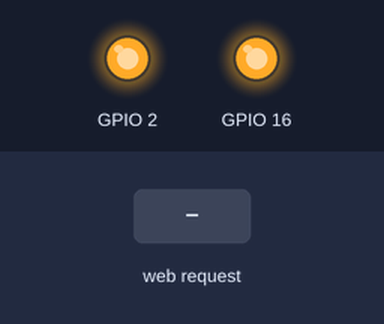
This sketch was run on a simulated ESP8266 (NodeMCU). Parts: output pins drawn as LEDs (lit = HIGH). The test bench sets the inputs (shaded band). WiFi joins after 1.5 s; servers stay silent unless stated; what the sketch prints to the serial monitor is not drawn.

Above: at 2.7 s.
2.8 s: HTTP request GET /onD1 received
At 3.9 s:
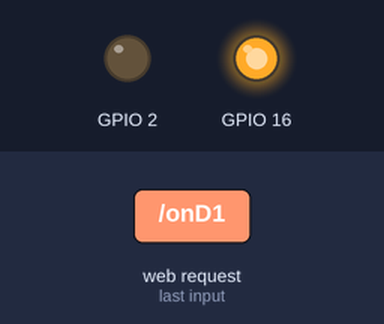
4.3 s: HTTP request GET /onD2 received
At 5.0 s:
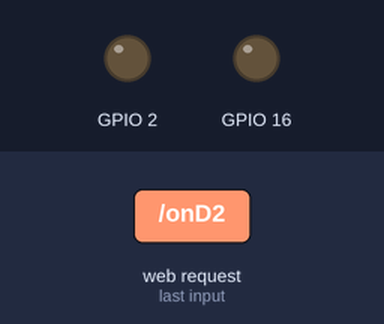
5.8 s: HTTP request GET /offD1 received
At 6.2 s:
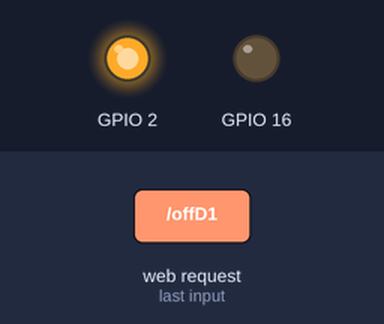
7.3 s: HTTP request GET /offD2 received
At 8.5 s:
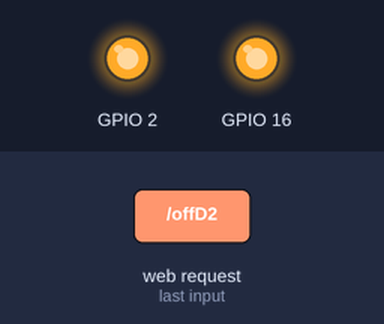
Timing chart, 0 to 9.8 s (numbered marks = the images above; inputs shaded):
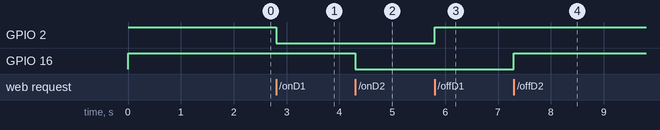

Measured:
- after the input at 2.8 s, GPIO 2: HIGH → LOW at once
- after the input at 4.3 s, GPIO 16: HIGH → LOW at once
- after the input at 5.8 s, GPIO 2: LOW → HIGH at once
- after the input at 7.3 s, GPIO 16: LOW → HIGH at once

The sketch:

btvn3_buoi5.ino
```cpp
#include <ESP8266WiFi.h>
#include <ESP8266WebServer.h>
ESP8266WebServer webServer(80);
char* ssid = "Cong Thanh";
char* pass = "12346789";

const char MainPage[] PROGMEM = R"=====(
  <!DOCTYPE html>
  <html>
   <head>
       <title>Web bật đèn</title>
       <style>
          body {text-align:center;}
          h1 {color:#003300;}
          a {text-decoration: none;color:#FFFFFF;}
          .bt_on {height:50px; width:100px; margin:10px 0;background-color:#F0F600;border-radius:7px;me-5;}
          .bt_off {height:50px; width:100px; margin:10px 0;background-color:#000200;border-radius:7px;me-5;}
       </style>
       <meta charset="UTF-8">
   </head>
   <body>
      <h1>BTVN3</h1>
      <div>
        <button class="bt_on"><a href="/onD1">Bật</a></button>
        <button class="bt_off"><a href="/offD1">Tắt</a></button>
      </div>
      <div>
        <button class="bt_on"><a href="/onD2">Bật</a></button>
        <button class="bt_off"><a href="/offD2">Tắt</a></button>
      </div>
   </body>
  </html>
)=====";
//=========================================//
void setup() {
  pinMode(2,OUTPUT);
  pinMode(16,OUTPUT);
  digitalWrite(2,HIGH);
  digitalWrite(16,HIGH);
  WiFi.begin(ssid,pass);
  Serial.begin(9600);
  Serial.print("Connecting");
  while(WiFi.status()!=WL_CONNECTED){
    delay(500);
    Serial.print("...");
  }
  Serial.println(WiFi.localIP());

  webServer.on("/",mainpage);
  webServer.on("/onD1",on_D1);
  webServer.on("/offD1",off_D1);
  webServer.on("/onD2",on_D2);
  webServer.on("/offD2",off_D2);
  webServer.begin();
}
void loop() {
  webServer.handleClient();
}
void mainpage(){
  String s = FPSTR(MainPage);
  webServer.send(50,"text/html",s);
}
void on_D1(){
  digitalWrite(2,LOW);
  String s = FPSTR(MainPage);
  webServer.send(50,"text/html",s);
}
void off_D1(){
  digitalWrite(2,HIGH);
  String s = FPSTR(MainPage);
  webServer.send(50,"text/html",s);
}
void on_D2(){
  digitalWrite(16,LOW);
  String s = FPSTR(MainPage);
  webServer.send(50,"text/html",s);
}
void off_D2(){
  digitalWrite(16,HIGH);
  String s = FPSTR(MainPage);
  webServer.send(50,"text/html",s);
}
```
